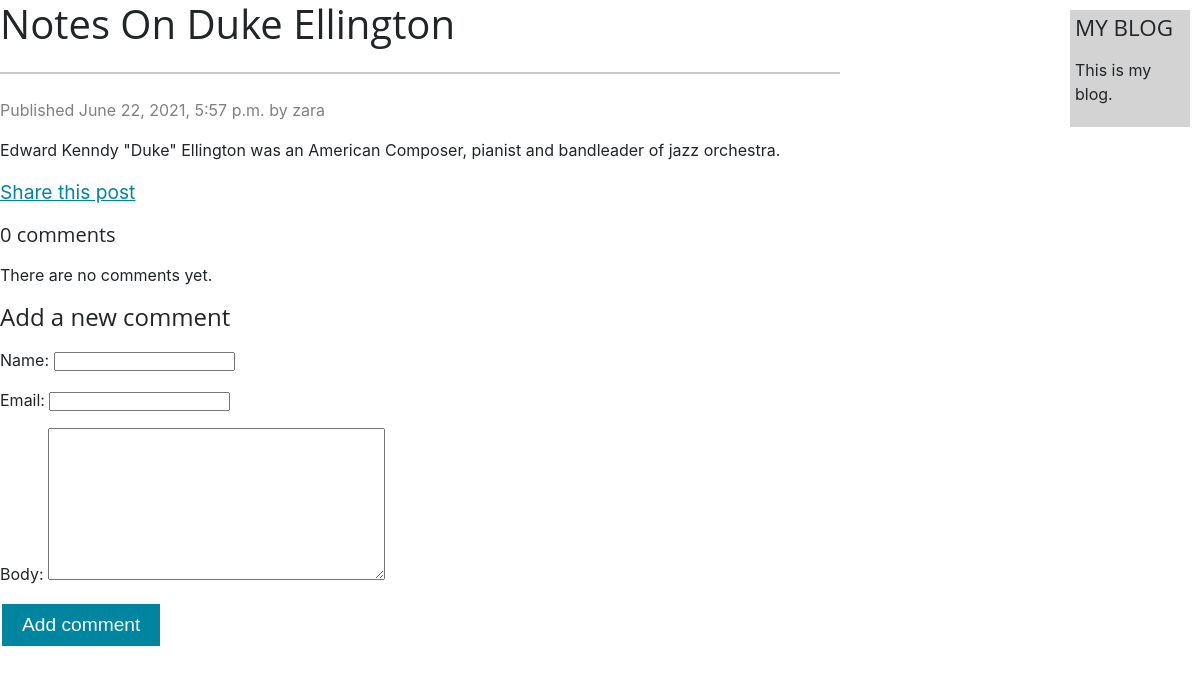
Screenshot of /b/2021/6/22/notes-on-duke-ellington/ with the database file from the repository.
### b/models.py (models this page shows, shortened)
class Post(models.Model):
    objects = models.Manager()  # The default manager.
    published = PublishedManager()  # Our custom manager.
    STATUS_CHOICES = (
        ('draft', 'Draft'),
        ('published', 'Published'),
    )
    title = models.CharField(max_length=250)
    slug = models.SlugField(max_length=250,
                            unique_for_date='publish')
    author = models.ForeignKey(User, on_delete=models.CASCADE,
                               related_name='blog_posts')
    body = models.TextField()
    publish = models.DateTimeField(default=timezone.now)
    created = models.DateTimeField(auto_now_add=True)
    updated = models.DateTimeField(auto_now=True)
    status = models.CharField(max_length=10,
                              choices=STATUS_CHOICES,
                              default='draft')
    class Meta:
        ordering = ('-publish',)

### b/views.py (the view)
def post_detail(request, year, month, day, post):
    post = get_object_or_404(Post, slug=post,
                             status='published',
                             publish__year=year,
                             publish__month=month,
                             publish__day=day)
    comments = post.comments.filter(active=True)
    new_comment = None
    if request.method == 'POST':
        comment_form = CommentForm(data=request.POST)
        if comment_form.is_valid():
            new_comment = comment_form.save(commit=False)
            new_comment.post = post
            new_comment.save()
    else:
        comment_form = CommentForm()
    return render(request, 'post/detail.html',
                  {'post': post,
                   'comments': comments,
                   'new_comment': new_comment,
                   'comment_form': comment_form})

### b/forms.py
class CommentForm(forms.ModelForm):
    class Meta:
        model = Comment
        fields = ('name', 'email', 'body')

### b/templates/post/detail.html (shortened to what this page needs)
{% extends "b/base.html" %}
{{%	block	content	%}
	<h1 class="title">{{ post.title	}}</h1>
	<hr class="my-4">
	<p class="date">
	    Published {{ post.publish }} by	{{ post.author }}
	</p>
	<p class="subheading">{{ post.body|linebreaks }}</p>
    <p>
	    <a href = "{% url 'b:post_share' post.id %}" class="share">
			Share this post
		</a>
    </p>
	{% with comments.count as total_comments %}
		<h5>{{ total_comments }} comment{{ total_comments|pluralize }}</h5>
	{% endwith %}
	{% for comment in comments %}
		<div class="comment">
			<p class="info">
				Comment {{ forloop.counter }} by {{ comment.name }}
				{{ comment.created }}
			</p>
			{{ comment.body|linebreaks }}
		</div>
	{% empty %}
		<p> There are no comments yet.</p>
	{% endfor %}
	{% if new_comment %}
		<h2>Your comment has been added.</h2>
	{% else %}
		<h4>Add a new comment</h4>
		<form action="." method="post" class="form">
			{{ comment_form.as_p }}
			<p ><input type="submit" value="Add comment"></p>
		</form>
	{% endif %}
{% endblock %}

### b/static/css/b.css (style rules this page uses)
*, *::before, *::after { box-sizing: border-box; }
* { margin: 0; padding: 0; text-decoration: none; }
body { margin: 0; font-family: "Lora", -apple-system, BlinkMacSystemFont, "Segoe UI", Roboto, "Helvetica Neue", Arial, sans-serif, "Apple Color Emoji", "Segoe UI Emoji", "Segoe UI Symbol", "Noto Color Emoji"; font-size: 1rem; font-weight: 400; line-height: 1.5; color: #212529; background-color: #fff; -webkit-text-size-adjust: 100%; -webkit-tap-highlight-color: rgba(0, 0, 0, 0); }
hr { margin: 1rem 0; color: inherit; background-color: currentColor; border: 0; opacity: 0.25; }
hr:not([size]) { height: 2px; width: 70% }
h6, .h6, h5, .h5, h4, .h4, h3, .h3, h2, .h2, h1, .h1 { margin-top: 0; margin-bottom: 0.5rem; font-family: "Open Sans", -apple-system, BlinkMacSystemFont, "Segoe UI", Roboto, "Helvetica Neue", Arial, sans-serif, "Apple Color Emoji", "Segoe UI Emoji", "Segoe UI Symbol", "Noto Color Emoji"; font-weight: 500; line-height: 1.2; }
h1, .h1 { font-size: calc(1.375rem + 1.5vw); }
@media (min-width: 1200px) { h1, .h1 { font-size: 2.5rem; } }
h4, .h4 { font-size: calc(1.275rem + 0.3vw); }
@media (min-width: 1200px) { h4, .h4 { font-size: 1.5rem; } }
h5, .h5 { font-size: 1.25rem; }
p { margin-top: 0; margin-bottom: 1rem; }
.subheading { font-size: 1.2rem; }
a { color: #0085A1; text-decoration: none; }
.share { font-size: 1.2rem; }
.my-4 { margin-top: 1.5rem !important; margin-bottom: 1.5rem !important; }
hr { color: inherit; margin: 1rem 0px; border-width: 0px; border-style: initial; border-color: initial; border-image: initial; }
p { margin: 1rem 0; }
p a { text-decoration: underline; }
.date { color: gray; }
input[type=submit] { background-color: #0085A1; border: none; color: white; font-size: 1.2rem; padding: 10px 20px; text-decoration: none; margin: 4px 2px; cursor: pointer; }
@media only screen and (max-width: 1200px) { input[type=submit] { font-size: 1.2rem; padding: 10px 20px; margin: 2px 2px; } }

### rows the page displays
Post: publish "June 22, 2021, 5:57 p.m.", author "zara", body "Edward Kenndy \"Duke\" Ellington was an American Composer, pianist and bandleader of jazz orchestra."

### other values shown
{{ total_comments }} "0"
